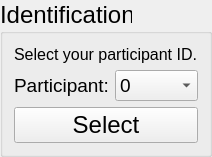
        <widget class="QGroupBox" name="idGroupBox">
         <property name="font">
          <font>
           <pointsize>18</pointsize>
           <weight>50</weight>
           <italic>false</italic>
           <bold>false</bold>
          </font>
         </property>
         <property name="title">
          <string>Identification</string>
         </property>
         <layout class="QFormLayout" name="formLayout_5">
          <item row="1" column="0">
           <widget class="QLabel" name="label_4">
            <property name="font">
             <font>
              <pointsize>14</pointsize>
              <weight>50</weight>
              <italic>false</italic>
              <bold>false</bold>
             </font>
            </property>
            <property name="text">
             <string>Participant:</string>
            </property>
            <property name="alignment">
             <set>Qt::AlignRight|Qt::AlignTrailing|Qt::AlignVCenter</set>
            </property>
           </widget>
          </item>
          <item row="1" column="1">
           <widget class="ctkComboBox" name="participantComboBox">
            <property name="font">
             <font>
              <pointsize>14</pointsize>
              <weight>50</weight>
              <italic>false</italic>
              <bold>false</bold>
             </font>
            </property>
            <item>
             <property name="text">
              <string>0</string>
             </property>
            </item>
            <item>
             <property name="text">
              <string>1</string>
             </property>
            </item>
            <item>
             <property name="text">
              <string>2</string>
             </property>
            </item>
            <item>
             <property name="text">
              <string>3</string>
             </property>
            </item>
            <item>
             <property name="text">
              <string>4</string>
             </property>
            </item>
            <item>
             <property name="text">
              <string>5</string>
             </property>
            </item>
            <item>
             <property name="text">
              <string>6</string>
             </property>
            </item>
            <item>
             <property name="text">
              <string>7</string>
             </property>
            </item>
            <item>
             <property name="text">
              <string>8</string>
             </property>
            </item>
            <item>
             <property name="text">
              <string>9</string>
             </property>
            </item>
            <item>
             <property name="text">
              <string>10</string>
             </property>
            </item>
           </widget>
          </item>
          <item row="0" column="0" colspan="2">
           <widget class="QLabel" name="label_11">
            <property name="font">
             <font>
              <pointsize>12</pointsize>
              <weight>50</weight>
              <italic>false</italic>
              <bold>false</bold>
             </font>
            </property>
            <property name="text">
             <string>Select your participant ID.</string>
            </property>
           </widget>
          </item>
          <item row="2" column="0" colspan="2">
           <widget class="QPushButton" name="selectParticipantButton">
            <property name="text">
             <string>Select</string>
            </property>
           </widget>
          </item>
         </layout>
        </widget>
